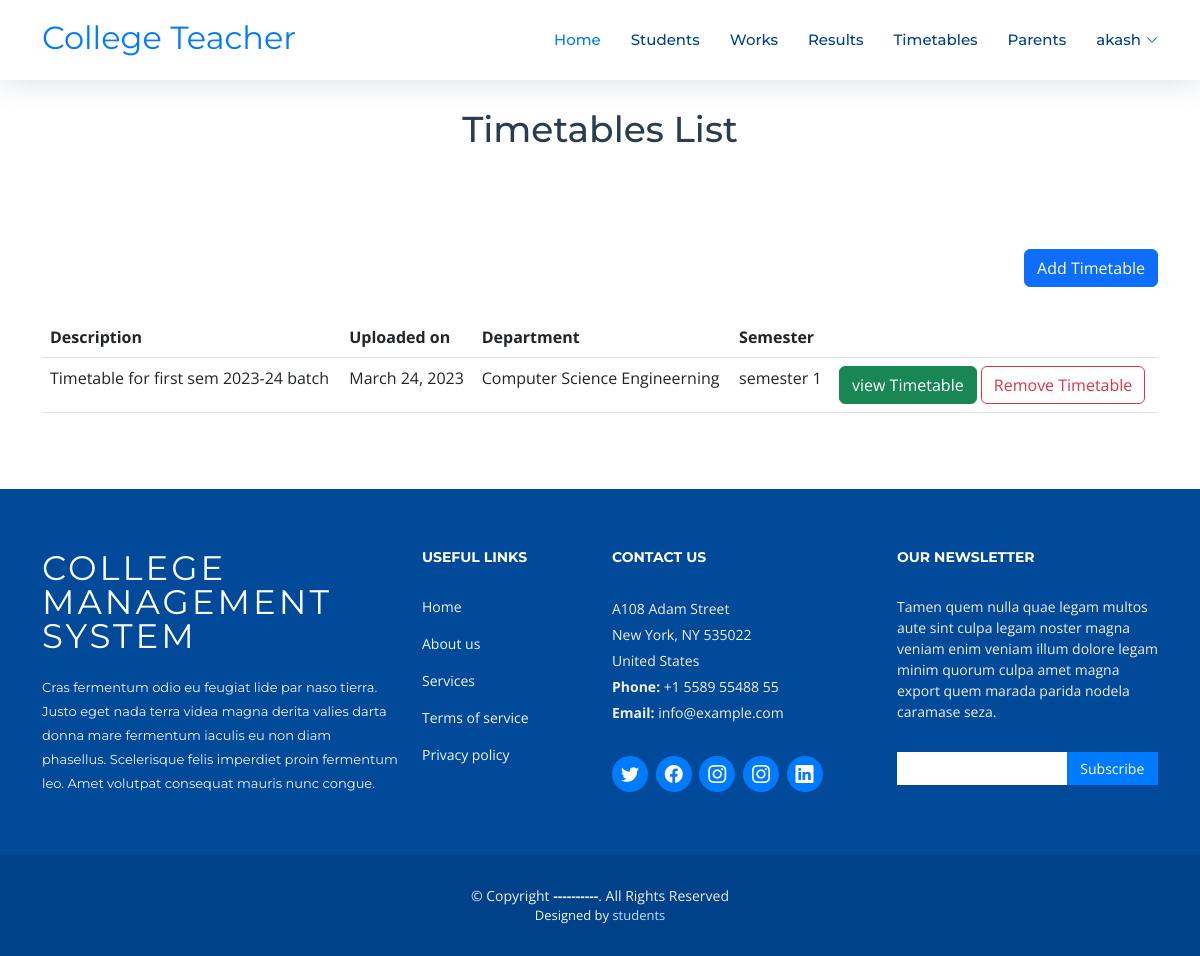
The page /Teacher/viewTimeTable (signed in) on the database its author committed.
### teacher/models.py (models this page shows)
class TimeTable(models.Model):
    options = (
    ("Computer Science Engineerning","Computer Science Engineerning"),
    ("Electronics Engineerning","Electronics Engineerning"),
    ("Civil Engineerning","Civil Engineerning"),
    ("Mechanical Engineerning","Mechanical Engineerning"),
    ("Electrical Engineerning","Electrical Engineerning")
    )
    sems = (
        ("semester 1","semester 1"),
        ("semester 2","semester 2"),
        ("semester 3","semester 3"),
        ("semester 4","semester 4"),
        ("semester 5","semester 5"),
        ("semester 6","semester 6"),
    )
    Semester = models.CharField(max_length=255,choices=sems)
    Department = models.CharField(max_length=255,choices=options)
    Date_assigned = models.DateField(auto_now=True)
    Description = models.CharField(max_length=255,blank=True,null=True)
    timetable = models.FileField(upload_to="timetable")
    teacher = models.ForeignKey(TeacherProfile,on_delete=models.CASCADE,null=True,blank=True)

### teacher/views.py (the view)
# urls.py: path("viewTimeTable",views.viewTimeTable,name="viewTimeTable"),
def viewTimeTable(request):
    teacher = TeacherProfile.objects.get(user=request.user)
    timetables = TimeTable.objects.filter(teacher=teacher)
    return render(request,"teacher/view-timetables.html",{"timetables":timetables})

### templates/teacher/view-timetables.html
{% extends 'teacher/index.html' %}
{% block content %}
<main id="main">
    <section id="contact" class="contact">
        <div class="container" data-aos="fade-up">
            <div class="section-header mt-5">
                <h3>Timetables List</h3>
            </div>
            <div class="section-header mt-5 text-end">
                <a href="{% url 'addTimeTable' %}" class="btn btn-primary">Add Timetable</a>
            </div>
            <div class="row gx-lg-0 gy-4">
                <div class="col-lg-12">
                    <table class="table">
                        <thead>
                            <tr>
                                <th>Description</th>
                                <th>Uploaded on</th>
                                <th>Department</th>
                                <th>Semester</th>
                                <th></th>
                            </tr>
                        </thead>
                        <tbody>
                            {% for t in timetables %}
                            <tr>
                                <td>{{t.Description}}</td>
                                <td>{{t.Date_assigned}}</td>
                                <td>{{t.Department}}</td>
                                <td>{{t.Semester}}</td>
                                <td>
                                    <a href="{{t.timetable.url}}" class="btn btn-success">view Timetable </a>
                                    <a href="{% url 'deletetable' t.id %}" class="btn btn-outline-danger"
                                        onclick="return confirm('Are you sure you want to remove this timetable ?')">Remove
                                        Timetable
                                    </a>
                                </td>
                            </tr>
                            {% endfor %}
                        </tbody>
                    </table>
                </div>
            </div>
        </div>
    </section>
</main>
{% endblock %}

### templates/teacher/index.html (shortened to what this page needs)
<!DOCTYPE html>
{% load static %}
<html lang="en">
<head>
    <link href="{% static 'assets/vendor/aos/aos.css' %}" rel="stylesheet">
    <link href="{% static 'assets/vendor/bootstrap/css/bootstrap.min.css' %}" rel="stylesheet">
    <link href="{% static 'assets/vendor/bootstrap-icons/bootstrap-icons.css' %}" rel="stylesheet">
    <link href="{% static 'assets/vendor/glightbox/css/glightbox.min.css' %}" rel="stylesheet">
    <link href="{% static 'assets/vendor/swiper/swiper-bundle.min.css' %}" rel="stylesheet">
    <link href="{% static 'assets/css/style.css' %}" rel="stylesheet">
</head>
<body>
    <header id="header" class="fixed-top d-flex align-items-center">
        <div class="container d-flex justify-content-between align-items-center ">
            <div class="logo">
                <a href="/">
                    <h2 class="mt-3">College Teacher</h2>
                </a>
            </div>
            <nav id="navbar" class="navbar">
                <ul>
                    <li><a class="nav-link scrollto active" href="/">Home</a></li>
                    <li><a class="nav-link scrollto" href="{% url 'viewDepartmentStudents' %}">Students</a></li>
                    <li><a class="nav-link scrollto" href="{% url 'viewWorks' %}">Works</a></li>
                    <li><a class="nav-link scrollto " href="{% url 'viewSemResults' %}">Results</a></li>
                    <li><a class="nav-link scrollto " href="{% url 'viewTimeTable' %}">Timetables</a></li>
                    <li><a class="nav-link scrollto" href="{% url 'viewParents' %}">Parents</a></li>
                    <li class="dropdown">
                        <a href="#">
                            <span>{{request.user.username}}</span>
                            <i class="bi bi-chevron-down"></i></a>
                    </li>
                </ul>
            </nav>
        </div>
    </header>
    {% block content %}{% endblock %}
    <footer id="footer">
        <div class="footer-top">
            <div class="container">
                <div class="row">
                    <div class="col-lg-4 col-md-6 footer-info">
                        <h3>College Management system</h3>
                        <p>Cras fermentum odio eu feugiat lide par naso tierra. Justo eget nada terra videa magna derita
                            valies darta donna mare fermentum iaculis eu non diam phasellus. Scelerisque felis imperdiet
                            proin fermentum leo. Amet volutpat consequat mauris nunc congue.</p>
                    </div>
                    <div class="col-lg-2 col-md-6 footer-links">
                        <h4>Useful Links</h4>
                        <ul>
                            <li><a href="#">Home</a></li>
                            <li><a href="#">About us</a></li>
                            <li><a href="#">Services</a></li>
                            <li><a href="#">Terms of service</a></li>
                            <li><a href="#">Privacy policy</a></li>
                        </ul>
                    </div>
                    <div class="col-lg-3 col-md-6 footer-contact">
                        <h4>Contact Us</h4>
                        <p>
                            A108 Adam Street <br>
                            New York, NY 535022<br>
                            United States <br>
                            <strong>Phone:</strong> +1 5589 55488 55<br>
                            <strong>Email:</strong> info@example.com<br>
                        </p>
                        <div class="social-links">
                            <a href="#" class="twitter"><i class="bi bi-twitter"></i></a>
                            <a href="#" class="facebook"><i class="bi bi-facebook"></i></a>
                            <a href="#" class="instagram"><i class="bi bi-instagram"></i></a>
                            <a href="#" class="instagram"><i class="bi bi-instagram"></i></a>
                            <a href="#" class="linkedin"><i class="bi bi-linkedin"></i></a>
                        </div>
                    </div>
                    <div class="col-lg-3 col-md-6 footer-newsletter">
                        <h4>Our Newsletter</h4>
                        <p>Tamen quem nulla quae legam multos aute sint culpa legam noster magna veniam enim veniam
                            illum dolore legam minim quorum culpa amet magna export quem marada parida nodela caramase
                            seza.</p>
                        <form action="" method="post">
                            <input type="email" name="email"><input type="submit" value="Subscribe">
                        </form>
                    </div>
                </div>
            </div>
        </div>
        <div class="container">
            <div class="copyright">
                &copy; Copyright <strong>----------</strong>. All Rights Reserved
            </div>
            <div class="credits">
                Designed by <a href="">students</a>
            </div>
        </div>
    </footer>
</body>
</html>

### static/assets/css/style.css (style rules this page uses)
body { background: #fff; color: #444; font-family: "Open Sans", sans-serif; }
a { color: #007bff; text-decoration: none; transition: 0.5s; }
p { padding: 0; margin: 0 0 30px 0; }
h1, h2, h3, h4, h5, h6 { font-family: "Montserrat", sans-serif; font-weight: 400; margin: 0 0 20px 0; padding: 0; }
#header { height: 80px; z-index: 997; transition: all 0.5s; background: #fff; box-shadow: 0px 0px 30px rgba(127, 137, 161, 0.3); }
.navbar { padding: 0; }
.navbar ul { margin: 0; padding: 0; display: flex; list-style: none; align-items: center; }
.navbar li { position: relative; }
.navbar a, .navbar a:focus { display: flex; align-items: center; justify-content: space-between; padding: 10px 0 10px 30px; font-family: "Montserrat", sans-serif; font-size: 15px; color: #004289; font-weight: 500; white-space: nowrap; transition: 0.3s; }
.navbar a i, .navbar a:focus i { font-size: 12px; line-height: 0; margin-left: 5px; }
.navbar a:hover, .navbar .active, .navbar .active:focus, .navbar li:hover>a { color: #007bff; }
section { overflow: hidden; }
.section-header h3 { font-size: 36px; color: #283d50; text-align: center; font-weight: 500; position: relative; }
#contact { box-shadow: 0px 0px 12px 0px rgba(0, 0, 0, 0.1); padding: 60px 0; overflow: hidden; }
#contact .section-header { padding-bottom: 30px; }
#footer { background: #00428a; padding: 0 0 30px 0; color: #eee; font-size: 14px; }
#footer .footer-top { background: #004a99; padding: 60px 0 30px 0; }
#footer .footer-top .footer-info { margin-bottom: 30px; }
#footer .footer-top .footer-info h3 { font-size: 34px; margin: 0 0 20px 0; padding: 2px 0 2px 0; line-height: 1; font-family: "Montserrat", sans-serif; color: #fff; font-weight: 400; letter-spacing: 3px; text-transform: uppercase; }
#footer .footer-top .footer-info p { font-size: 13px; line-height: 24px; margin-bottom: 0; font-family: "Montserrat", sans-serif; color: #ecf5ff; }
#footer .footer-top .social-links a { font-size: 18px; display: inline-flex; align-items: center; justify-content: center; background: #007bff; color: #fff; margin-right: 4px; border-radius: 50%; text-align: center; width: 36px; height: 36px; transition: 0.3s; }
#footer .footer-top .social-links a i { line-height: 0; }
#footer .footer-top h4 { font-size: 14px; font-weight: bold; color: #fff; text-transform: uppercase; position: relative; padding-bottom: 10px; }
#footer .footer-top .footer-links { margin-bottom: 30px; }
#footer .footer-top .footer-links ul { list-style: none; padding: 0; margin: 0; }
#footer .footer-top .footer-links ul li { padding: 8px 0; }
#footer .footer-top .footer-links ul li:first-child { padding-top: 0; }
#footer .footer-top .footer-links ul a { color: #ecf5ff; }
#footer .footer-top .footer-contact { margin-bottom: 30px; }
#footer .footer-top .footer-contact p { line-height: 26px; }
#footer .footer-top .footer-newsletter { margin-bottom: 30px; }
#footer .footer-top .footer-newsletter input[type=email] { border: 0; padding: 6px 8px; width: 65%; }
#footer .footer-top .footer-newsletter input[type=submit] { background: #007bff; border: 0; width: 35%; padding: 6px 0; text-align: center; color: #fff; transition: 0.3s; cursor: pointer; }
#footer .copyright { text-align: center; padding-top: 30px; }
#footer .credits { text-align: center; font-size: 13px; color: #f1f7ff; }
#footer .credits a { color: #bfddfe; }

### rows shown on the page
TimeTable: Description "Timetable for first sem 2023-24 batch", Date_assigned "March 24, 2023", Department "Computer Science Engineerning", Semester "semester 1"

### other values the page prints
{{ request.user.username }} "akash"
